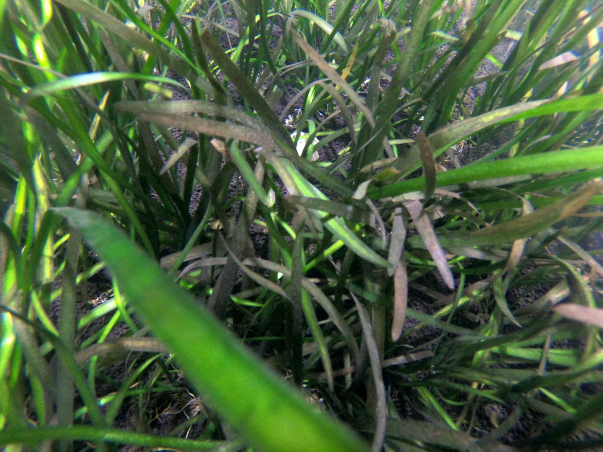
#> input picture pipline/examples/TestBillede.png, 1205 x 904 px, found by its file name (shown at 1/2 size)
$ python Histogram.py
#> lines starting #> are read from the running program, lines starting #| are printed output that depends on the picture
import cv2
import numpy as np
from matplotlib import pyplot as plt

img = cv2.imread("C:\\Users\\Jonathan\\Source\\Repos\\WNA\\pipline\\examples\\TestBillede.png")
#> img is the input picture: shape (904, 1205, 3); mean B, G, R 62.6, 95.8, 73.9
b, g, r = cv2.split(img)
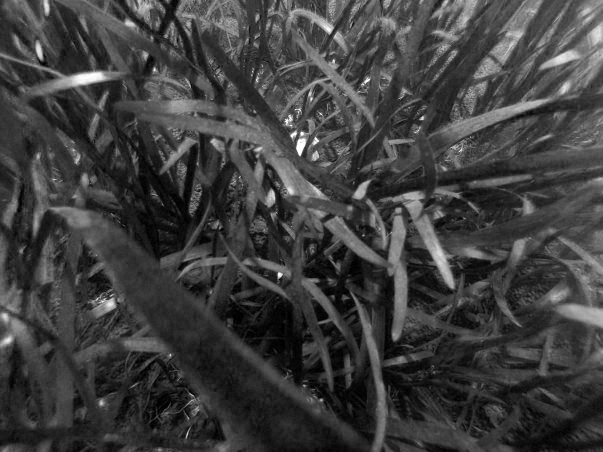
#> b: shape (904, 1205) (shown at 1/2 size); min 0, max 255, mean 62.6
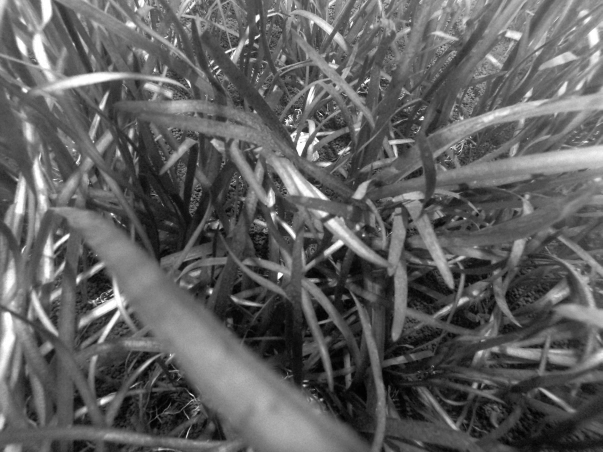
#> g: shape (904, 1205) (shown at 1/2 size); min 0, max 255, mean 95.8
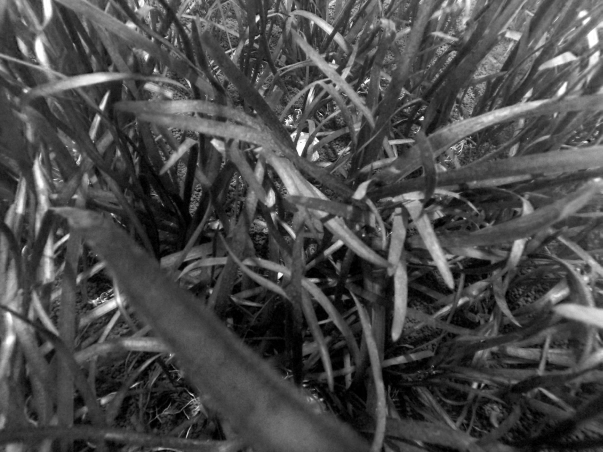
#> r: shape (904, 1205) (shown at 1/2 size); min 0, max 255, mean 73.9

cv2.imshow("img", img)
#cv2.imshow("b", b)
#cv2.imshow("g", g)
#cv2.imshow("r", r)

plt.figure(1)

plt.subplot(311)
plt.hist(b.ravel(), 256, [0, 256], color = 'blue')

plt.subplot(312)
plt.hist(g.ravel(), 256, [0, 256], color = 'green')

plt.subplot(313)
plt.hist(r.ravel(), 256, [0, 256], color = 'red')

plt.show()
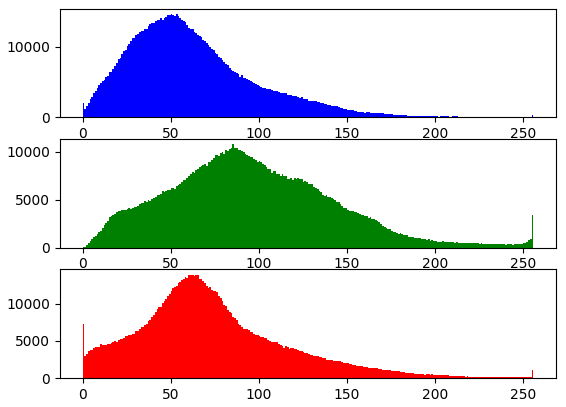
#> figure drawn by matplotlib, 3 panels; panel 1: tallest bar 14673 high, from x = 53 to 54; panel 2: tallest bar 10768 high, from x = 85 to 86; panel 3: tallest bar 13897 high, from x = 64 to 65
